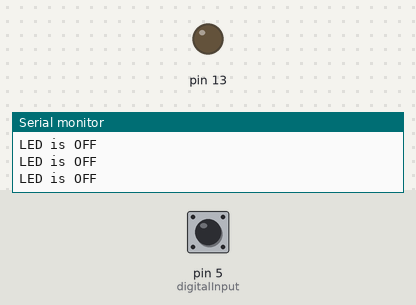
Recording of a sketch running on a simulated Arduino Uno, built with avr-gcc and run on an emulated ATmega328P. On the bench: output pins drawn as LEDs (lit = HIGH), the last lines printed to the serial monitor. Dashed ring = blinking. The test bench sets the inputs (shaded band); at power-on: pin 5 (digitalInput) LOW.

Above: at 1.2 s.
1.3 s: pin 5 (digitalInput) driven HIGH
At 2.5 s:
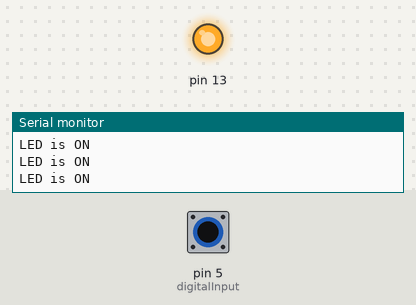
2.8 s: pin 5 (digitalInput) driven LOW
At 3.6 s:
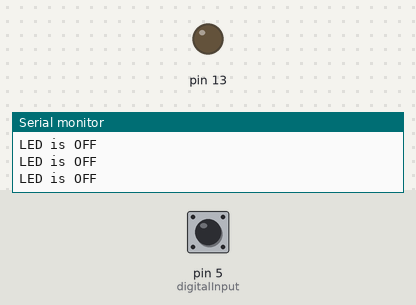
5.8 s: pin 5 (digitalInput) pulsed HIGH 5 times (0.12 s each, 0.3 s apart)
At 6.16 s:
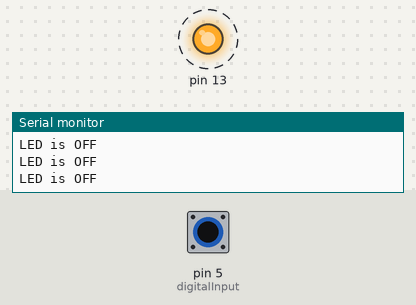
Timing chart, 0 to 8.8 s (numbered marks = the images above; inputs shaded):
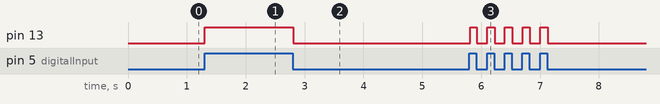

The sketch:

P07-Digital_Read_Button.ino
```cpp
int digitalInput = 5;

void setup()
{
  Serial.begin(9600);
  pinMode(digitalInput, INPUT);
  pinMode(13, OUTPUT);
}

void loop()
{
  int input = digitalRead(digitalInput);

  if (input == HIGH)
  {
    digitalWrite(13, HIGH);
    Serial.println("LED is ON");
  }
  else
  {
    digitalWrite(13, LOW);
    Serial.println("LED is OFF");
  }
}
```

Measured:
- after the input at 1.3 s, pin 13: LOW → HIGH at once
- after the input at 2.8 s, pin 13: HIGH → LOW at once
- after the input at 5.8 s, pin 13: alternates HIGH for 0.13 s and LOW for 0.17 s, 10 changes in all, then stays LOW, starting at once
